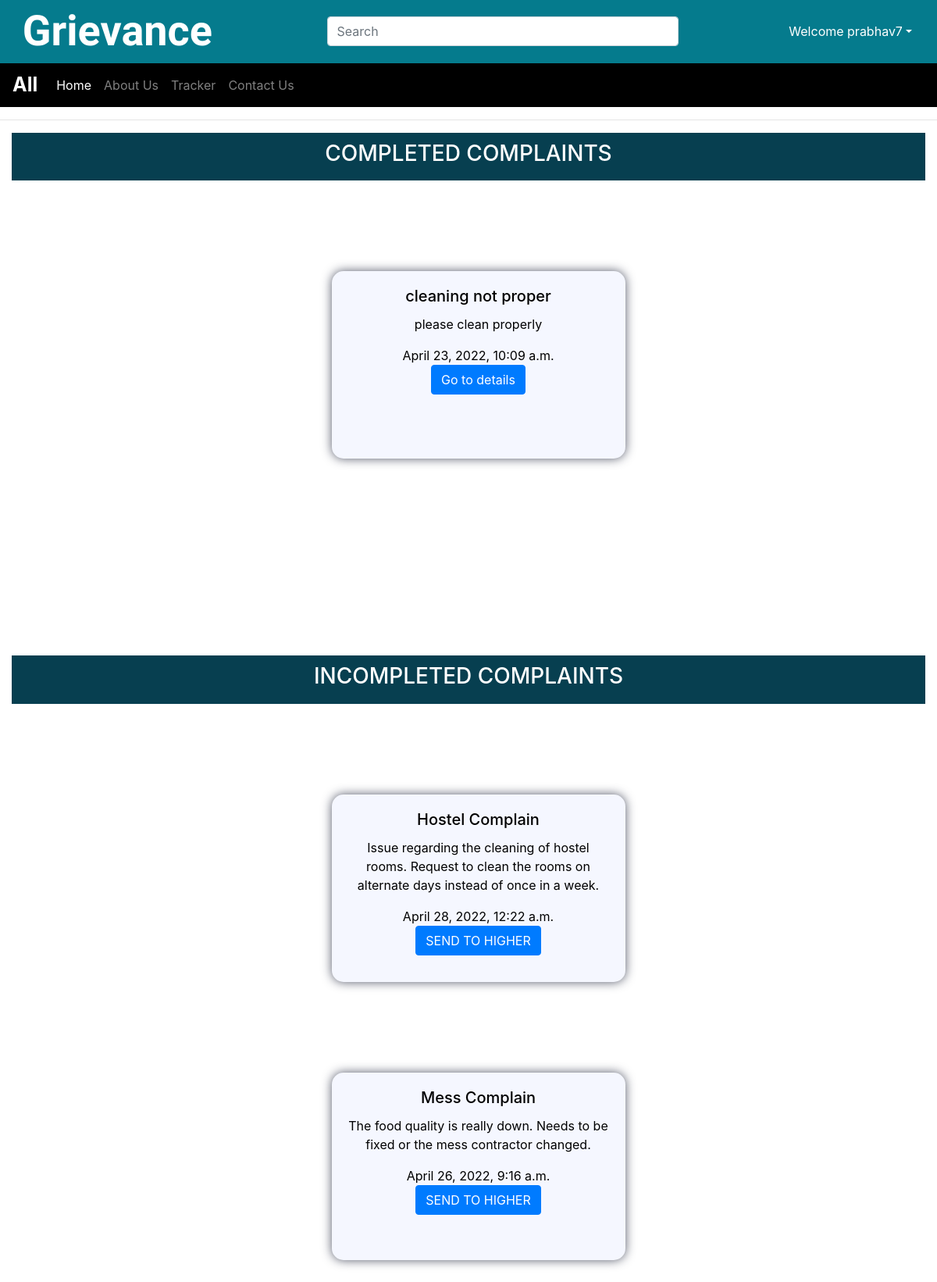
Page /faculty/report/ (signed in) on the committed database.
### faculty/models.py (models this page shows, shortened)
class Complain(models.Model):
    complain_id = models.AutoField
    heading = models.CharField(max_length=300)
    description = models.CharField(max_length=5000)
    registered_to = models.ForeignKey('faculty', on_delete=models.CASCADE)
    complain_response_date = models.DateTimeField(default=now)
    user = models.ForeignKey(User, on_delete=models.CASCADE)
    status = models.IntegerField(max_length=1,default=" ",null=True)

### faculty/views.py (the view)
# urls.py: path('report/', views.report, name="report"),
def report(request):
    update_tree()
    allcomplains = Complain.objects.all()
    allfaculty = Faculty.objects.all()
    return render(request, 'faculty/index.html', {'allcomplains': allcomplains, 'allfaculty':allfaculty})

### faculty/views.py (called while the page is built)
def update_tree():
    global today_date
    if(today_date is None or today_date.day < datetime.now().day):
        today_date = datetime.now()
        update_obj = Complain.objects.filter(complain_response_date__day < today_date.day)
        for obj in update_obj:
            obj.complain_response_date = today_date+timedelta(days=2)
            obj.registered_to = obj.registered_to.parent

### templates/faculty/index.html (shortened to what this page needs)
{% extends 'basic.html' %}
{% block body %}
<hr style="background-color:white;">
<div style = "background:#073f50; padding: 10px;margin-left : 15px; margin-right:15px">
<h3 style="background:#073f50; color:white; text-align:center; ">COMPLETED COMPLAINTS</h3>
</div>
{% for i in allcomplains %}
{% if i.status is 0 %}
<div class="row fir-part" style="display: flex;">
	<div class="row">
		<div class="col-sm-6">
			<div class="card">
				<div class="card-body">
					<h5 class="card-title">{{i.heading}}</h5>
					<p class="card-text">{{i.description}}</p>
					<h8>{{i.complain_response_date}}</h8>
					<br>
					<a href="/faculty/read/{{i.complain_id}}" class="btn btn-primary">Go to details</a>
				</div>
			</div>
		</div>
	</div>
</div>
{% endif %}
{% endfor %}
<br> <br><br> <br><br> <br><br> <br>
<div style = "background:#073f50; padding: 10px;margin-left : 15px; margin-right:15px">
<h3 style="background:#073f50; color:white; text-align:center; ">INCOMPLETED COMPLAINTS</h3>
</div>
{% for i in allcomplains %}
{% if i.status is not 0 %}
<div class="row fir-part" style="display: flex;">
<div class="row">
  <div class="col-sm-6">
    <div class="card">
      <div class="card-body">
        <h5 class="card-title">{{i.heading}}</h5>
        <p class="card-text">{{i.description}}</p>
		  <h8 >{{i.complain_response_date}}</h8>
		  <br>
          <a href="#" class="btn btn-primary">SEND TO HIGHER</a>
      </div>
    </div>
  </div>
</div>
</div>
{% endif %}
{% endfor %}
{% endblock body %}

### templates/basic.html (shortened to what this page needs)
<!doctype html>
<html lang="en">
<head>
    <link rel="stylesheet" href="https://stackpath.bootstrapcdn.com/bootstrap/4.2.1/css/bootstrap.min.css"
>
    <link rel="stylesheet" href="path/to/font-awesome/css/font-awesome.min.css">
</head>
<body>
<nav class="navbar navbar-expand-lg navbar-dark" style="background: #057b8d">
        <span class="badge rounded-circle ml-2"> <a class="navbar-brand" href="/"
                                                    style="color: rgb(255, 255, 255); font-family: 'Allison', cursive;  font-stretch: expanded;  font-size: 54px;  font-weight: 800; margin-top: -1%; margin-bottom: -1%;">Grievance</a></span>
    <form method='get' action='/shop/search/' class="form-inline" style="margin:auto">
        <input class="form-control mr-sm-2" style="width: 450px" type="search" placeholder="Search"
               aria-label="Search" name="search" id="search" style="margin-left:25%">
    </form>
{% if user.is_authenticated  %}
    <ul class="navbar-nav mr-2">
      <li class="nav-item dropdown">
      <a class="nav-link dropdown-toggle text-white"  href='#'  id="navbarDropdown" role="button" data-toggle="dropdown"> Welcome {{request.user}}</a>
            </li>
            </ul>
 {% endif %}
</nav>
<nav class="navbar navbar-expand-lg navbar-dark" style="background: black">
    <a class="navbar-brand" href="/shop" style="font-size: 25px; margin-top:-1%; margin-bottom:-1%"><b>All</b></a>
    <div class="collapse navbar-collapse" id="navbarSupportedContent">
        <ul class="navbar-nav mr-auto">
            <li class="nav-item active">
                <a class="nav-link" href="/">Home <span class="sr-only">(current)</span></a>
            </li>
            <li class="nav-item">
                <a class="nav-link" href="/shop/about">About Us</a>
            </li>
            <li class="nav-item">
                <a class="nav-link" href="/shop/tracker">Tracker</a>
            </li>
            <li class="nav-item">
                <a class="nav-link" href="/shop/contact">Contact Us</a>
            </li>
        </ul>
    </div>
</nav>
      {% block body %}  {% endblock %}
  </body>
</html>

### rows in the picture
Complain: heading "cleaning not proper", description "please clean properly", complain_response_date "April 23, 2022, 10:09 a.m."
Complain: heading "Hostel Complain", description "Issue regarding the cleaning of hostel rooms. Request to clean the rooms on alternate days instead of once in a week.", complain_response_date "April 28, 2022, 12:22 a.m."
Complain: heading "Mess Complain", description "The food quality is really down. Needs to be fixed or the mess contractor changed.", complain_response_date "April 26, 2022, 9:16 a.m."

### other values in the picture
{{ request.user }} "prabhav7"
